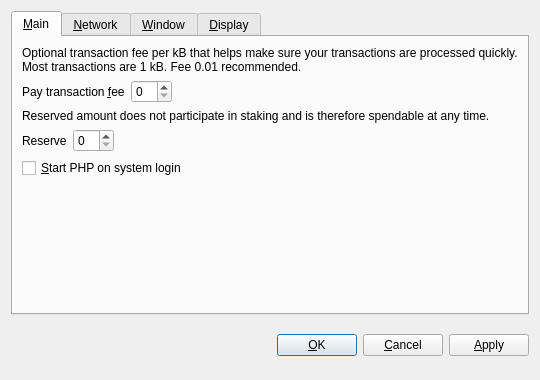
<?xml version="1.0" encoding="UTF-8"?>
<ui version="4.0">
 <class>OptionsDialog</class>
 <widget class="QDialog" name="OptionsDialog">
  <property name="geometry">
   <rect>
    <x>0</x>
    <y>0</y>
    <width>540</width>
    <height>380</height>
   </rect>
  </property>
  <property name="windowTitle">
   <string>Options</string>
  </property>
  <property name="modal">
   <bool>true</bool>
  </property>
  <layout class="QVBoxLayout" name="verticalLayout">
   <item>
    <widget class="QTabWidget" name="tabWidget">
     <property name="tabPosition">
      <enum>QTabWidget::North</enum>
     </property>
     <property name="currentIndex">
      <number>0</number>
     </property>
     <widget class="QWidget" name="tabMain">
      <attribute name="title">
       <string>&amp;Main</string>
      </attribute>
      <layout class="QVBoxLayout" name="verticalLayout_Main">
       <item>
        <widget class="QLabel" name="transactionFeeInfoLabel">
         <property name="text">
          <string>Optional transaction fee per kB that helps make sure your transactions are processed quickly. Most transactions are 1 kB. Fee 0.01 recommended.</string>
         </property>
         <property name="textFormat">
          <enum>Qt::PlainText</enum>
         </property>
         <property name="wordWrap">
          <bool>true</bool>
         </property>
        </widget>
       </item>
       <item>
        <layout class="QHBoxLayout" name="horizontalLayoutFee">
         <item>
          <widget class="QLabel" name="transactionFeeLabel">
           <property name="text">
            <string>Pay transaction &amp;fee</string>
           </property>
           <property name="textFormat">
            <enum>Qt::PlainText</enum>
           </property>
           <property name="buddy">
            <cstring>transactionFee</cstring>
           </property>
          </widget>
         </item>
         <item>
          <widget class="BitcoinAmountField" name="transactionFee"/>
         </item>
         <item>
          <spacer name="horizontalSpacerFee">
           <property name="orientation">
            <enum>Qt::Horizontal</enum>
           </property>
           <property name="sizeHint" stdset="0">
            <size>
             <width>40</width>
             <height>20</height>
            </size>
           </property>
          </spacer>
         </item>
        </layout>
       </item>
       <item>
        <widget class="QLabel" name="reserveBalanceInfoLabel">
         <property name="text">
          <string>Reserved amount does not participate in staking and is therefore spendable at any time.</string>
         </property>
         <property name="textFormat">
          <enum>Qt::PlainText</enum>
         </property>
         <property name="wordWrap">
          <bool>true</bool>
         </property>
        </widget>
       </item>
       <item>
        <layout class="QHBoxLayout" name="horizontalLayoutReserveBalance">
         <item>
          <widget class="QLabel" name="reserveBalanceLabel">
           <property name="text">
            <string>Reserve</string>
           </property>
           <property name="textFormat">
            <enum>Qt::PlainText</enum>
           </property>
           <property name="buddy">
            <cstring>reserveBalance</cstring>
           </property>
          </widget>
         </item>
         <item>
          <widget class="BitcoinAmountField" name="reserveBalance"/>
         </item>
         <item>
          <spacer name="horizontalSpacerReserveBalance">
           <property name="orientation">
            <enum>Qt::Horizontal</enum>
           </property>
           <property name="sizeHint" stdset="0">
            <size>
             <width>40</width>
             <height>20</height>
            </size>
           </property>
          </spacer>
         </item>
        </layout>
       </item>
       <item>
        <widget class="QCheckBox" name="bitcoinAtStartup">
         <property name="toolTip">
          <string>Automatically start PHP after logging in to the system.</string>
         </property>
         <property name="text">
          <string>&amp;Start PHP on system login</string>
         </property>
        </widget>
       </item>
       <item>
        <spacer name="verticalSpacer_Main">
         <property name="orientation">
          <enum>Qt::Vertical</enum>
         </property>
         <property name="sizeHint" stdset="0">
          <size>
           <width>20</width>
           <height>40</height>
          </size>
         </property>
        </spacer>
       </item>
      </layout>
     </widget>
     <widget class="QWidget" name="tabNetwork">
      <attribute name="title">
       <string>&amp;Network</string>
      </attribute>
      <layout class="QVBoxLayout" name="verticalLayout_Network">
       <item>
        <widget class="QCheckBox" name="mapPortUpnp">
         <property name="toolTip">
          <string>Automatically open the PHP client port on the router. This only works when your router supports UPnP and it is enabled.</string>
         </property>
         <property name="text">
          <string>Map port using &amp;UPnP</string>
         </property>
        </widget>
       </item>
       <item>
        <widget class="QCheckBox" name="connectSocks">
         <property name="toolTip">
          <string>Connect to the PHP network through a SOCKS proxy (e.g. when connecting through Tor).</string>
         </property>
         <property name="text">
          <string>&amp;Connect through SOCKS proxy:</string>
         </property>
        </widget>
       </item>
       <item>
        <layout class="QHBoxLayout" name="horizontalLayout_Network">
         <item>
          <widget class="QLabel" name="proxyIpLabel">
           <property name="text">
            <string>Proxy &amp;IP:</string>
           </property>
           <property name="textFormat">
            <enum>Qt::PlainText</enum>
           </property>
           <property name="buddy">
            <cstring>proxyIp</cstring>
           </property>
          </widget>
         </item>
         <item>
          <widget class="QValidatedLineEdit" name="proxyIp">
           <property name="maximumSize">
            <size>
             <width>140</width>
             <height>16777215</height>
            </size>
           </property>
           <property name="toolTip">
            <string>IP address of the proxy (e.g. 127.0.0.1)</string>
           </property>
          </widget>
         </item>
         <item>
          <widget class="QLabel" name="proxyPortLabel">
           <property name="text">
            <string>&amp;Port:</string>
           </property>
           <property name="textFormat">
            <enum>Qt::PlainText</enum>
           </property>
           <property name="buddy">
            <cstring>proxyPort</cstring>
           </property>
          </widget>
         </item>
         <item>
          <widget class="QLineEdit" name="proxyPort">
           <property name="maximumSize">
            <size>
             <width>55</width>
             <height>16777215</height>
            </size>
           </property>
           <property name="toolTip">
            <string>Port of the proxy (e.g. 9050)</string>
           </property>
          </widget>
         </item>
         <item>
          <widget class="QLabel" name="socksVersionLabel">
           <property name="text">
            <string>SOCKS &amp;Version:</string>
           </property>
           <property name="textFormat">
            <enum>Qt::PlainText</enum>
           </property>
           <property name="buddy">
            <cstring>socksVersion</cstring>
           </property>
          </widget>
         </item>
         <item>
          <widget class="QValueComboBox" name="socksVersion">
           <property name="toolTip">
            <string>SOCKS version of the proxy (e.g. 5)</string>
           </property>
          </widget>
         </item>
         <item>
          <spacer name="horizontalSpacer_Network">
           <property name="orientation">
            <enum>Qt::Horizontal</enum>
           </property>
           <property name="sizeHint" stdset="0">
            <size>
             <width>40</width>
             <height>20</height>
            </size>
           </property>
          </spacer>
         </item>
        </layout>
       </item>
       <item>
        <spacer name="verticalSpacer_Network">
         <property name="orientation">
          <enum>Qt::Vertical</enum>
         </property>
         <property name="sizeHint" stdset="0">
          <size>
           <width>20</width>
           <height>40</height>
          </size>
         </property>
        </spacer>
       </item>
      </layout>
     </widget>
     <widget class="QWidget" name="tabWindow">
      <attribute name="title">
       <string>&amp;Window</string>
      </attribute>
      <layout class="QVBoxLayout" name="verticalLayout_Window">
       <item>
        <widget class="QCheckBox" name="minimizeToTray">
         <property name="toolTip">
          <string>Show only a tray icon after minimizing the window.</string>
         </property>
         <property name="text">
          <string>&amp;Minimize to the tray instead of the taskbar</string>
         </property>
        </widget>
       </item>
       <item>
        <widget class="QCheckBox" name="minimizeOnClose">
         <property name="toolTip">
          <string>Minimize instead of exit the application when the window is closed. When this option is enabled, the application will be closed only after selecting Quit in the menu.</string>
         </property>
         <property name="text">
          <string>M&amp;inimize on close</string>
         </property>
        </widget>
       </item>
       <item>
        <spacer name="verticalSpacer_Window">
         <property name="orientation">
          <enum>Qt::Vertical</enum>
         </property>
         <property name="sizeHint" stdset="0">
          <size>
           <width>20</width>
           <height>40</height>
          </size>
         </property>
        </spacer>
       </item>
      </layout>
     </widget>
     <widget class="QWidget" name="tabDisplay">
      <attribute name="title">
       <string>&amp;Display</string>
      </attribute>
      <layout class="QVBoxLayout" name="verticalLayout_Display">
       <item>
        <layout class="QHBoxLayout" name="horizontalLayout_1_Display">
         <item>
          <widget class="QLabel" name="langLabel">
           <property name="text">
            <string>User Interface &amp;language:</string>
           </property>
           <property name="textFormat">
            <enum>Qt::PlainText</enum>
           </property>
           <property name="buddy">
            <cstring>lang</cstring>
           </property>
          </widget>
         </item>
         <item>
          <widget class="QValueComboBox" name="lang">
           <property name="toolTip">
            <string>The user interface language can be set here. This setting will take effect after restarting PHP.</string>
           </property>
          </widget>
         </item>
        </layout>
       </item>
       <item>
        <layout class="QHBoxLayout" name="horizontalLayout_2_Display">
         <item>
          <widget class="QLabel" name="unitLabel">
           <property name="text">
            <string>&amp;Unit to show amounts in:</string>
           </property>
           <property name="textFormat">
            <enum>Qt::PlainText</enum>
           </property>
           <property name="buddy">
            <cstring>unit</cstring>
           </property>
          </widget>
         </item>
         <item>
          <widget class="QValueComboBox" name="unit">
           <property name="toolTip">
            <string>Choose the default subdivision unit to show in the interface and when sending coins.</string>
           </property>
          </widget>
         </item>
        </layout>
       </item>
       <item>
        <widget class="QCheckBox" name="displayAddresses">
         <property name="toolTip">
          <string>Whether to show PHP addresses in the transaction list or not.</string>
         </property>
         <property name="text">
          <string>&amp;Display addresses in transaction list</string>
         </property>
        </widget>
       </item>
       <item>
        <widget class="QCheckBox" name="coinControlFeatures">
         <property name="toolTip">
          <string>Whether to show coin control features or not.</string>
         </property>
         <property name="text">
          <string>Display coin &amp;control features (experts only!)</string>
         </property>
        </widget>
       </item>
       <item>
        <spacer name="verticalSpacer_Display">
         <property name="orientation">
          <enum>Qt::Vertical</enum>
         </property>
         <property name="sizeHint" stdset="0">
          <size>
           <width>20</width>
           <height>40</height>
          </size>
         </property>
        </spacer>
       </item>
      </layout>
     </widget>
    </widget>
   </item>
   <item>
    <layout class="QHBoxLayout" name="horizontalLayout_Buttons">
     <item>
      <spacer name="horizontalSpacer_1">
       <property name="orientation">
        <enum>Qt::Horizontal</enum>
       </property>
       <property name="sizeHint" stdset="0">
        <size>
         <width>40</width>
         <height>48</height>
        </size>
       </property>
      </spacer>
     </item>
     <item>
      <widget class="QLabel" name="statusLabel">
       <property name="font">
        <font>
         <weight>75</weight>
         <bold>true</bold>
        </font>
       </property>
       <property name="text">
        <string/>
       </property>
       <property name="textFormat">
        <enum>Qt::PlainText</enum>
       </property>
       <property name="wordWrap">
        <bool>true</bool>
       </property>
      </widget>
     </item>
     <item>
      <spacer name="horizontalSpacer_2">
       <property name="orientation">
        <enum>Qt::Horizontal</enum>
       </property>
       <property name="sizeHint" stdset="0">
        <size>
         <width>40</width>
         <height>48</height>
        </size>
       </property>
      </spacer>
     </item>
     <item>
      <widget class="QPushButton" name="okButton">
       <property name="text">
        <string>&amp;OK</string>
       </property>
      </widget>
     </item>
     <item>
      <widget class="QPushButton" name="cancelButton">
       <property name="text">
        <string>&amp;Cancel</string>
       </property>
       <property name="autoDefault">
        <bool>false</bool>
       </property>
      </widget>
     </item>
     <item>
      <widget class="QPushButton" name="applyButton">
       <property name="text">
        <string>&amp;Apply</string>
       </property>
       <property name="autoDefault">
        <bool>false</bool>
       </property>
      </widget>
     </item>
    </layout>
   </item>
  </layout>
 </widget>
 <customwidgets>
  <customwidget>
   <class>BitcoinAmountField</class>
   <extends>QSpinBox</extends>
   <header>bitcoinamountfield.h</header>
  </customwidget>
  <customwidget>
   <class>QValueComboBox</class>
   <extends>QComboBox</extends>
   <header>qvaluecombobox.h</header>
  </customwidget>
  <customwidget>
   <class>QValidatedLineEdit</class>
   <extends>QLineEdit</extends>
   <header>qvalidatedlineedit.h</header>
  </customwidget>
 </customwidgets>
 <resources/>
 <connections/>
</ui>
